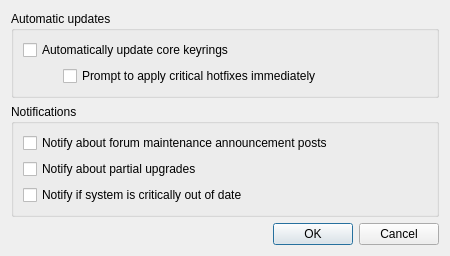
<?xml version="1.0" encoding="UTF-8"?>
<ui version="4.0">
 <class>SettingsDialog</class>
 <widget class="QWidget" name="SettingsDialog">
  <property name="geometry">
   <rect>
    <x>0</x>
    <y>0</y>
    <width>450</width>
    <height>226</height>
   </rect>
  </property>
  <property name="windowIcon">
   <iconset theme="vampire-system-maintenance"/>
  </property>
  <layout class="QVBoxLayout" name="verticalLayout">
   <item>
    <widget class="QGroupBox" name="groupBox">
     <property name="title">
      <string>Automatic updates</string>
     </property>
     <layout class="QVBoxLayout" name="verticalLayout">
      <item>
       <widget class="QCheckBox" name="updateKeyrings">
        <property name="text">
         <string>Automatically update core keyrings</string>
        </property>
       </widget>
      </item>
      <item>
       <layout class="QHBoxLayout" name="horizontalLayout">
        <item>
         <spacer name="horizontalSpacer">
          <property name="orientation">
           <enum>Qt::Horizontal</enum>
          </property>
          <property name="sizeType">
           <enum>QSizePolicy::Fixed</enum>
          </property>
          <property name="sizeHint" stdset="0">
           <size>
            <width>40</width>
            <height>20</height>
           </size>
          </property>
         </spacer>
        </item>
        <item>
         <widget class="QCheckBox" name="updateHotfixes">
          <property name="text">
           <string>Prompt to apply critical hotfixes immediately</string>
          </property>
         </widget>
        </item>
       </layout>
      </item>
     </layout>
    </widget>
   </item>
   <item>
    <widget class="QGroupBox" name="groupBox">
     <property name="title">
      <string>Notifications</string>
     </property>
     <layout class="QVBoxLayout" name="verticalLayout_2">
      <item>
       <widget class="QCheckBox" name="notifyForum">
        <property name="text">
         <string>Notify about forum maintenance announcement posts</string>
        </property>
       </widget>
      </item>
      <item>
       <widget class="QCheckBox" name="notifyPartialUpgrade">
        <property name="text">
         <string>Notify about partial upgrades</string>
        </property>
       </widget>
      </item>
      <item>
       <widget class="QCheckBox" name="notifyOutOfDate">
        <property name="text">
         <string>Notify if system is critically out of date</string>
        </property>
       </widget>
      </item>
     </layout>
    </widget>
   </item>
   <item>
    <spacer name="verticalSpacer">
     <property name="orientation">
      <enum>Qt::Vertical</enum>
     </property>
     <property name="sizeHint" stdset="0">
      <size>
       <width>20</width>
       <height>40</height>
      </size>
     </property>
    </spacer>
   </item>
   <item>
    <widget class="QDialogButtonBox" name="buttonBox">
     <property name="standardButtons">
      <set>QDialogButtonBox::Cancel|QDialogButtonBox::Ok</set>
     </property>
    </widget>
   </item>
  </layout>
 </widget>
 <resources/>
 <connections/>
</ui>
